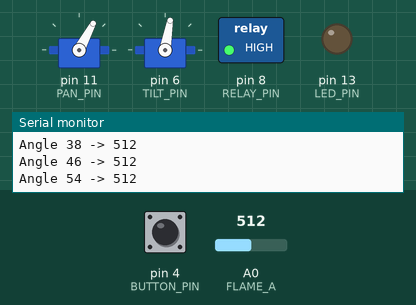
The sketch below on a simulated Arduino Uno, built with avr-gcc and run on an emulated ATmega328P. Parts: 2 × servo, switched loads named in the sketch (green lamp = pin HIGH), output pins drawn as LEDs (lit = HIGH), the last lines printed to the serial monitor. The inputs (shaded band) are chosen by the test bench; at power-on: A0 (FLAME_A) = 512, pin 4 (BUTTON_PIN) HIGH.

Above: at 1.2 s.
1.3 s: A0 (FLAME_A) set to 441
At 5.1 s:
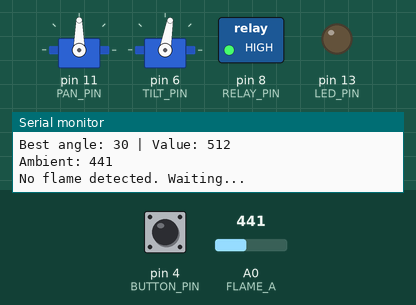
6.1 s: A0 (FLAME_A) set to 423
At 7.97 s:
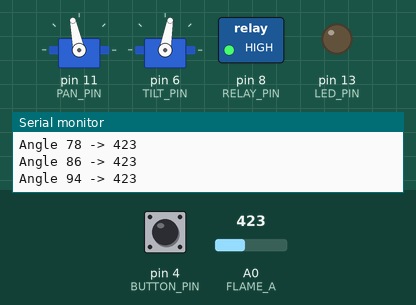
9.6 s: pin 4 (BUTTON_PIN) pulled LOW for 3.2 s
At 11.7 s:
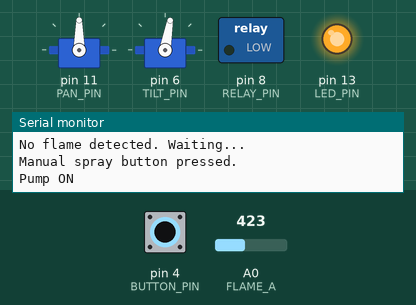
Timing chart, 0 to 20.3 s (numbered marks = the images above; inputs shaded):
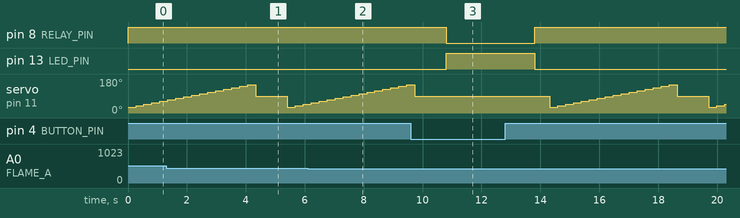

The sketch:

proani.ino
```cpp
// Fire-fighting robot (Arduino Uno)
// Power: Arduino via USB (PC), Pump via external adapter
// Connections:
// Flame sensor (analog) -> A0
// Pan servo -> D5
// Tilt servo -> D6
// Relay (pump) IN -> D8
// Button (manual spray, optional) -> D4 (INPUT_PULLUP)
// LED (status, optional) -> D13

#include <Servo.h>

Servo panServo;
Servo tiltServo;

const int FLAME_A = A0;
const int PAN_PIN = 11;
const int TILT_PIN = 6;
const int RELAY_PIN = 8;     // Relay IN pin (active LOW)
const int BUTTON_PIN = 4;
const int LED_PIN = 13;

const int PAN_MIN = 30;
const int PAN_MAX = 150;
const int PAN_STEP = 8;
const int TILT_ANGLE = 70;
const int TILT_HOLD = 80;
const int NUM_READS_PER_ANGLE = 3;
const int READ_DELAY_MS = 40;

const int PUMP_RUN_MS = 6000;
const int CONFIRM_THRESHOLD_DIFF = 80;
int flameThreshold = 300; // Calibrate after testing

void setup() {
  Serial.begin(9600);
  panServo.attach(PAN_PIN);
  tiltServo.attach(TILT_PIN);

  pinMode(RELAY_PIN, OUTPUT);
  pinMode(BUTTON_PIN, INPUT_PULLUP);
  pinMode(LED_PIN, OUTPUT);

  // Relay is active LOW, so keep it OFF initially
  digitalWrite(RELAY_PIN, HIGH);
  digitalWrite(LED_PIN, LOW);

  // Initial servo positions
  panServo.write((PAN_MIN + PAN_MAX) / 2);
  tiltServo.write(TILT_HOLD);

  Serial.println("Auto Fire Fighter (Uno) starting...");
}

int readFlameAverage() {
  long sum = 0;
  for (int i = 0; i < NUM_READS_PER_ANGLE; i++) {
    sum += analogRead(FLAME_A);
    delay(READ_DELAY_MS);
  }
  return sum / NUM_READS_PER_ANGLE;
}

bool isButtonPressed() {
  return digitalRead(BUTTON_PIN) == LOW;
}

void sprayPump(unsigned long duration) {
  Serial.println("Pump ON");
  digitalWrite(LED_PIN, HIGH);
  digitalWrite(RELAY_PIN, LOW); // active LOW relay → ON
  unsigned long start = millis();

  while (millis() - start < duration) {
    delay(50);
  }

  digitalWrite(RELAY_PIN, HIGH); // OFF
  digitalWrite(LED_PIN, LOW);
  Serial.println("Pump OFF");
}

void loop() {
  // Manual spray button
  if (isButtonPressed()) {
    Serial.println("Manual spray button pressed.");
    sprayPump(3000);
    delay(500);
  }

  int bestAngle = (PAN_MIN + PAN_MAX) / 2;
  int bestVal = 0;

  // Sweep left to right
  for (int ang = PAN_MIN; ang <= PAN_MAX; ang += PAN_STEP) {
    panServo.write(ang);
    delay(150);
    int val = readFlameAverage();
    Serial.print("Angle "); Serial.print(ang);
    Serial.print(" -> "); Serial.println(val);

    if (val > bestVal) {
      bestVal = val;
      bestAngle = ang;
    }
  }

  Serial.print("Best angle: "); Serial.print(bestAngle);
  Serial.print(" | Value: "); Serial.println(bestVal);

  panServo.write((PAN_MIN + PAN_MAX) / 2);
  delay(150);
  int ambient = readFlameAverage();
  Serial.print("Ambient: "); Serial.println(ambient);

  if (bestVal < ambient + CONFIRM_THRESHOLD_DIFF || bestVal < flameThreshold) {
    Serial.println("No flame detected. Waiting...");
    delay(800);
    return;
  }

  // Aim
  panServo.write(bestAngle);
  delay(300);
  tiltServo.write(TILT_ANGLE);
  delay(300);

  int confirmVal = readFlameAverage();
  Serial.print("Confirm flame: "); Serial.println(confirmVal);

  if (confirmVal < flameThreshold) {
    Serial.println("Flame gone. Re-scanning...");
    tiltServo.write(TILT_HOLD);
    delay(300);
    return;
  }

  // Spray water
  sprayPump(PUMP_RUN_MS);

  // Return to idle
  tiltServo.write(TILT_HOLD);
  delay(500);
}
```

Measured:
- the behaviour switches between 433 and 432 on A0 (FLAME_A) (found by bisection; images 1 and 2)
- after the input at 9.6 s, pin 8 (RELAY_PIN): HIGH → LOW after 1.2 s, → HIGH 3.0 s later; pin 13 (LED_PIN): LOW → HIGH after 1.2 s, → LOW 3.0 s later
